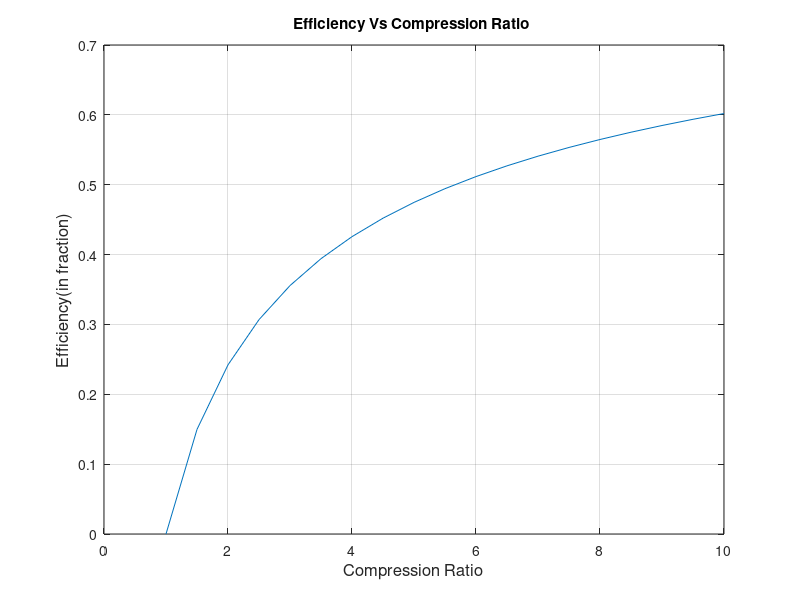

Recreate this plot in MATLAB.
close all
clear all
clc

% Parameters for calculating efficiency
cr = 1:.5:10;
gamma = 1.4;
efficiency = [1-1./cr.^(gamma-1)];

% Plotting efficiency Vs compression ratio considering gamma as constant
plot(cr,efficiency)
xlabel('Compression Ratio','fontsize',12)
ylabel('Efficiency(in fraction)','fontsize',12)
title('Efficiency Vs Compression Ratio ')
grid on